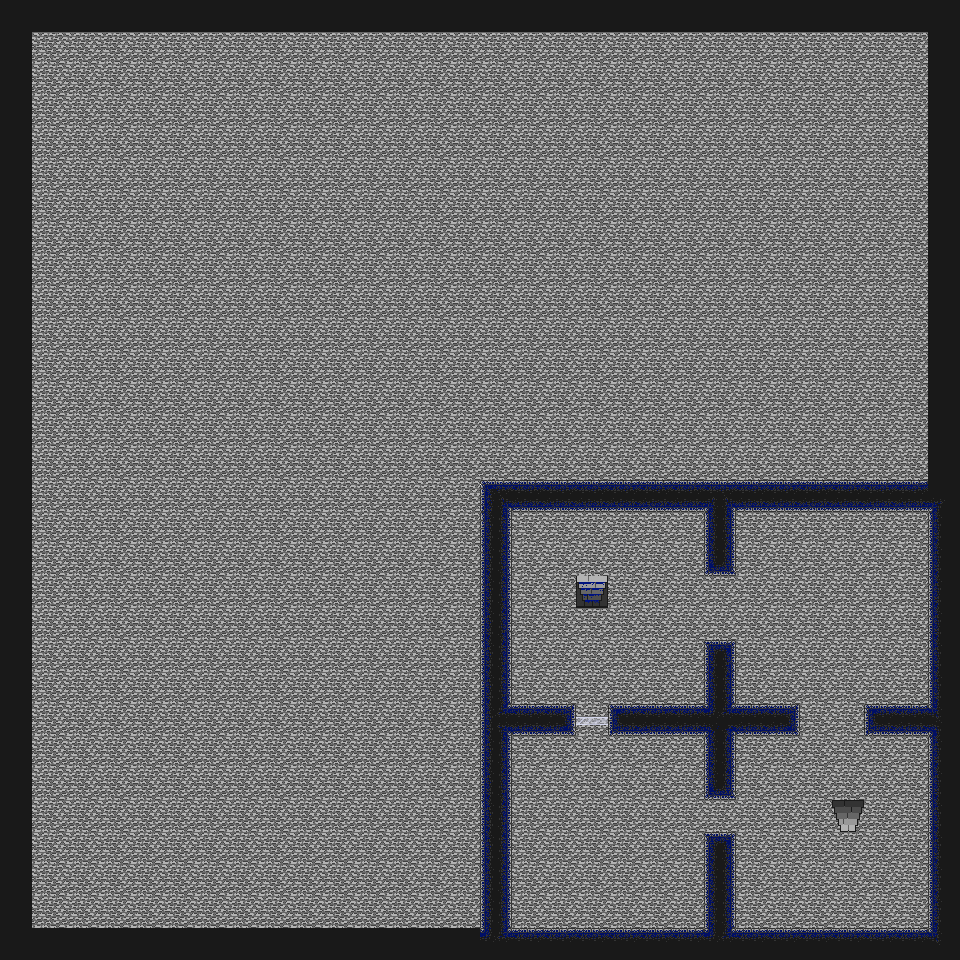

Tiled map render using the project's own tile images. Description and the map definition, with tile-layer contents summarised, below:
An orthogonal 30x30 tile map with 32x32 px tiles, 3 tile layers (Background, Collision, ObjectOverlay), 2 tilesets and 10 objects (3x Stairs, 2x Spawn, Door, Soul, Torch, ...).

<map version="1.0" orientation="orthogonal" width="30" height="30" tilewidth="32" tileheight="32">
 <properties>
  <property name="Description" value="tower level 2" />
 </properties>
 <tileset firstgid="1" name="Collision" tilewidth="32" tileheight="32">
  <image source="../tileset/tileset.png" width="160" height="320" />
  <tile id="3">
   <properties>
    <property name="Clear" value="" />
   </properties>
  </tile>
 </tileset>
 <tileset firstgid="51" name="Object" tilewidth="32" tileheight="32">
  <image source="../tileset/ObjectTiles.png" width="160" height="320" />
  <tile id="0">
   <properties>
    <property name="type" value="spawn" />
   </properties>
  </tile>
 </tileset>
 <layer name="Background" width="30" height="30">
  <data>[900 cells, 900 non-empty, 1 distinct tile ids]</data>
 </layer>
 <layer name="Collision" width="30" height="30">
  <data>[900 cells, 163 non-empty, 18 distinct tile ids]</data>
 </layer>
 <layer name="ObjectOverlay" width="30" height="30">
  <data>[900 cells, 2 non-empty, 2 distinct tile ids]</data>
 </layer>
 <objectgroup name="Object Layer 1">
  <object type="Stairs" gid="56" x="288" y="64" width="32" height="32">
   <properties>
    <property name="NextLevel" value="nextlevel" />
    <property name="NextSpawn" value="nextspawn" />
   </properties>
  </object>
  <object name="StairsToDebug6_2" type="Stairs" gid="66" x="576" y="608" width="32" height="32">
   <properties>
    <property name="NextLevel" value="Debug6.tmx" />
    <property name="NextSpawn" value="FromDebug7_1" />
   </properties>
  </object>
  <object name="FromDebug6_2" type="Spawn" gid="52" x="576" y="576" width="32" height="32" />
  <object name="StairsToDebug8_1" type="Stairs" gid="61" x="832" y="832" width="32" height="32">
   <properties>
    <property name="NextLevel" value="Debug8.tmx" />
    <property name="NextSpawn" value="FromDebug7_2" />
   </properties>
  </object>
  <object name="FromDebug8_1" type="Spawn" gid="52" x="832" y="864" width="32" height="32" />
  <object name="Door9" type="Door" gid="57" x="704" y="832" width="32" height="32" rotation="270">
   <properties>
    <property name="Description" value="a purple key" />
   </properties>
  </object>
  <object type="Soul" gid="58" x="576" y="832" width="32" height="32" />
  <object type="Torch" gid="55" x="832" y="640" width="32" height="32" />
  <object type="Fuel" gid="60" x="640" y="768" width="32" height="32">
   <properties>
    <property name="Recovery" value="75" />
   </properties>
  </object>
  <object type="Demon" gid="54" x="832" y="608" width="32" height="32" />
 </objectgroup>
</map>
